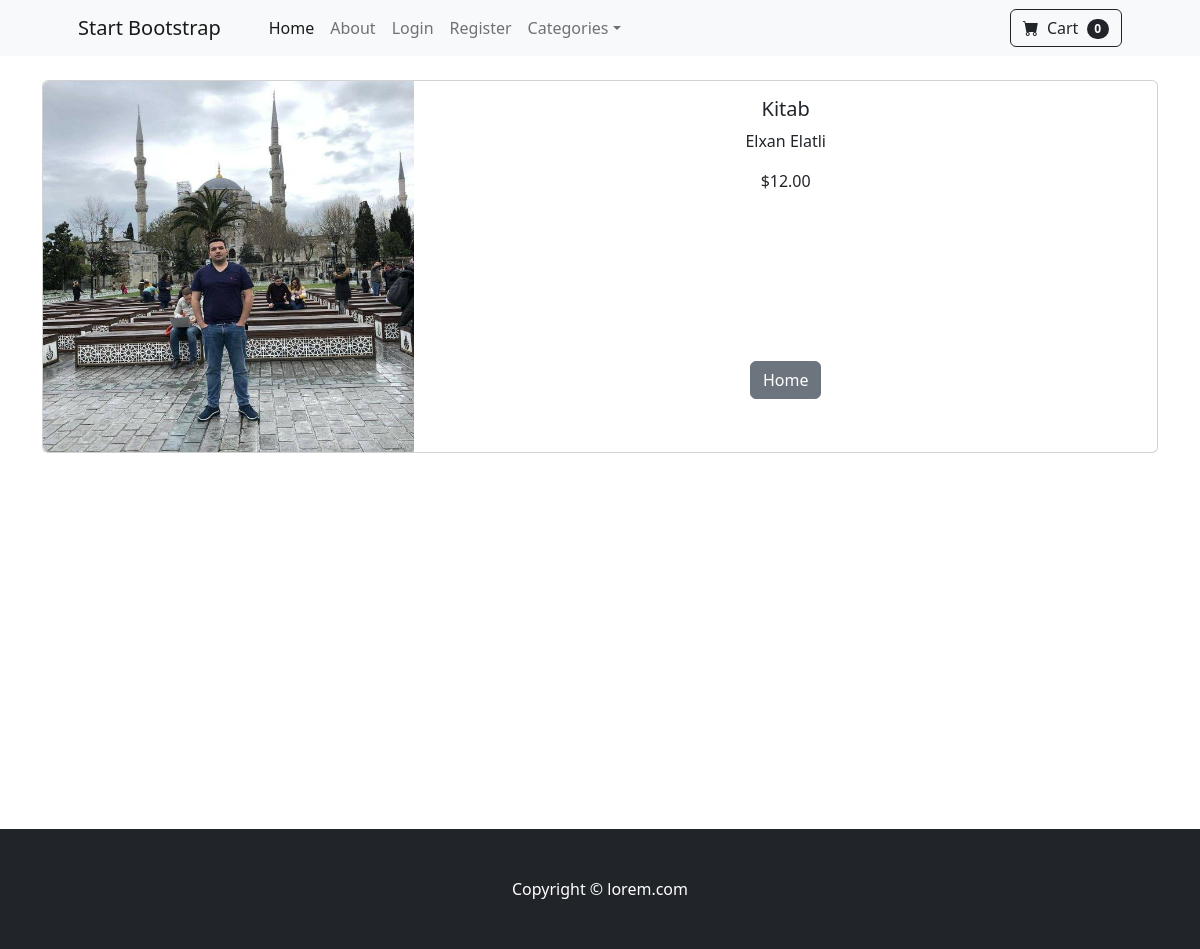
The app's page /product/2 with its own data.
### store/models.py (models this page shows, shortened)
class Product(models.Model):
    name = models.CharField(max_length=100,)
    price = models.DecimalField(default=0,decimal_places=2, max_digits=6)
    category = models.ForeignKey(Category, on_delete=models.CASCADE, default=1)
    description = models.CharField(max_length=250,default='', blank=True,null = True )
    image = models.ImageField(upload_to='uploads/product')
    is_sale = models.BooleanField(default=False)
    sales_price = models.DecimalField(default=0,decimal_places=2,max_digits=6 )

### store/views.py (the view)
# urls.py: path('product/<int:pk>', views.product,name='product'),
def product(request,pk):
    product = Product.objects.get(id=pk)
    return render(request, 'product.html', {'product':product})

### templates/product.html
{% extends "base.html" %}
{% block content%}
<div class="container">
<br>
    <div class="card mb-3">
    <div class="row g-0">
        <div class="col-md-4">
        <img src="{{ product.image.url}}" class="img-fluid rounded-start" alt="...">
        </div>
        <div class="col-md-8">
            <div class="card-body" >
                <center>
                    <h5 class="card-title">{{product.name}}</h5>
                    <p class="card-text">{{ product.description}}</p>
                    {% if product.is_sale %}
                    <div class="d-flex justify-content-center small text-warning mb-2">
                                     <div class="bi-star-fill"></div>&nbsp;&nbsp;Sale!&nbsp;&nbsp;
                                     <div class="bi-star-fill"></div>
                                    </div>
                                    <strike>${{product.price}}</strike>
                                    &nbsp;
                                    ${{ product.sales_price }}
                    {% else %}
                        ${{ product.price}}
                    {% endif %}
                    <br><br><br><br><br><br><br><br>
                    <a href="{% url 'home'%}" class="btn btn-secondary">Home</a>
                </center>
            </div>
        </div>
    </div>
    </div>
<br><br><br><br><br><br><br><br><br><br><br><br><br><br><br>
</div>
{% endblock%}

### records on screen
Product: image (picture), name "Kitab", description "Elxan Elatli", price "12.00"
